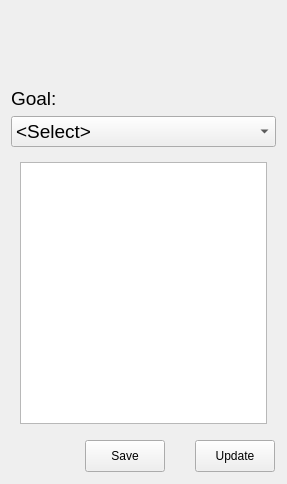
<?xml version="1.0" encoding="UTF-8"?>
<ui version="4.0">
 <class>utilities</class>
 <widget class="QWidget" name="utilities">
  <property name="geometry">
   <rect>
    <x>0</x>
    <y>0</y>
    <width>287</width>
    <height>484</height>
   </rect>
  </property>
  <property name="windowTitle">
   <string>Form</string>
  </property>
  <layout class="QVBoxLayout" name="utilitiesLayout">
   <item>
    <widget class="QLabel" name="utilityPlot">
     <property name="minimumSize">
      <size>
       <width>0</width>
       <height>70</height>
      </size>
     </property>
     <property name="maximumSize">
      <size>
       <width>300</width>
       <height>16777215</height>
      </size>
     </property>
     <property name="text">
      <string/>
     </property>
     <property name="scaledContents">
      <bool>true</bool>
     </property>
     <property name="buddy">
      <cstring>updateButton</cstring>
     </property>
    </widget>
   </item>
   <item>
    <widget class="QLabel" name="goalLabel">
     <property name="font">
      <font>
       <pointsize>14</pointsize>
      </font>
     </property>
     <property name="text">
      <string>Goal:</string>
     </property>
     <property name="buddy">
      <cstring>goalList</cstring>
     </property>
    </widget>
   </item>
   <item>
    <widget class="QComboBox" name="goalList">
     <property name="font">
      <font>
       <pointsize>14</pointsize>
      </font>
     </property>
     <item>
      <property name="text">
       <string>&lt;Select&gt;</string>
      </property>
     </item>
     <item>
      <property name="text">
       <string>Detect</string>
      </property>
     </item>
     <item>
      <property name="text">
       <string>Map</string>
      </property>
     </item>
     <item>
      <property name="text">
       <string>Navigate</string>
      </property>
     </item>
     <item>
      <property name="text">
       <string>Review status</string>
      </property>
     </item>
     <item>
      <property name="text">
       <string>Inspect current site</string>
      </property>
     </item>
     <item>
      <property name="text">
       <string>Explore</string>
      </property>
     </item>
    </widget>
   </item>
   <item>
    <widget class="QStackedWidget" name="tables">
     <property name="locale">
      <locale language="English" country="UnitedStates"/>
     </property>
     <property name="currentIndex">
      <number>6</number>
     </property>
     <widget class="QWidget" name="select">
      <layout class="QVBoxLayout" name="verticalLayout">
       <property name="margin">
        <number>1</number>
       </property>
      </layout>
     </widget>
     <widget class="QWidget" name="detect">
      <layout class="QVBoxLayout" name="verticalLayout_2">
       <property name="spacing">
        <number>0</number>
       </property>
       <property name="margin">
        <number>1</number>
       </property>
       <item>
        <widget class="QTableView" name="detectTable"/>
       </item>
      </layout>
     </widget>
     <widget class="QWidget" name="mapping">
      <layout class="QVBoxLayout" name="verticalLayout_3">
       <property name="spacing">
        <number>0</number>
       </property>
       <property name="margin">
        <number>1</number>
       </property>
       <item>
        <widget class="QTableView" name="mappingTable"/>
       </item>
      </layout>
     </widget>
     <widget class="QWidget" name="navigate">
      <layout class="QVBoxLayout" name="verticalLayout_4">
       <item>
        <widget class="QTableView" name="navigateTable"/>
       </item>
      </layout>
     </widget>
     <widget class="QWidget" name="review">
      <layout class="QVBoxLayout" name="verticalLayout_5">
       <item>
        <widget class="QTableView" name="reviewTable"/>
       </item>
      </layout>
     </widget>
     <widget class="QWidget" name="inspect">
      <layout class="QVBoxLayout" name="verticalLayout_6">
       <item>
        <widget class="QTableView" name="inspectTable"/>
       </item>
      </layout>
     </widget>
     <widget class="QWidget" name="explore">
      <layout class="QVBoxLayout" name="verticalLayout_7">
       <item>
        <widget class="QTableView" name="exploreTable"/>
       </item>
      </layout>
     </widget>
    </widget>
   </item>
   <item>
    <layout class="QHBoxLayout" name="updateLayout">
     <property name="spacing">
      <number>0</number>
     </property>
     <property name="margin">
      <number>1</number>
     </property>
     <item>
      <spacer name="horizontalSpacer">
       <property name="orientation">
        <enum>Qt::Horizontal</enum>
       </property>
       <property name="sizeHint" stdset="0">
        <size>
         <width>40</width>
         <height>20</height>
        </size>
       </property>
      </spacer>
     </item>
     <item>
      <widget class="QPushButton" name="saveButton">
       <property name="minimumSize">
        <size>
         <width>0</width>
         <height>32</height>
        </size>
       </property>
       <property name="text">
        <string>Save</string>
       </property>
      </widget>
     </item>
     <item>
      <spacer name="horizontalSpacer_2">
       <property name="orientation">
        <enum>Qt::Horizontal</enum>
       </property>
       <property name="sizeType">
        <enum>QSizePolicy::Fixed</enum>
       </property>
       <property name="sizeHint" stdset="0">
        <size>
         <width>30</width>
         <height>20</height>
        </size>
       </property>
      </spacer>
     </item>
     <item>
      <widget class="QPushButton" name="updateButton">
       <property name="minimumSize">
        <size>
         <width>0</width>
         <height>32</height>
        </size>
       </property>
       <property name="text">
        <string>Update</string>
       </property>
      </widget>
     </item>
    </layout>
   </item>
  </layout>
 </widget>
 <tabstops>
  <tabstop>goalList</tabstop>
  <tabstop>updateButton</tabstop>
 </tabstops>
 <resources/>
 <connections>
  <connection>
   <sender>updateButton</sender>
   <signal>clicked()</signal>
   <receiver>utilityPlot</receiver>
   <slot>update()</slot>
   <hints>
    <hint type="sourcelabel">
     <x>342</x>
     <y>462</y>
    </hint>
    <hint type="destinationlabel">
     <x>144</x>
     <y>49</y>
    </hint>
   </hints>
  </connection>
  <connection>
   <sender>goalList</sender>
   <signal>activated(int)</signal>
   <receiver>tables</receiver>
   <slot>setCurrentIndex(int)</slot>
   <hints>
    <hint type="sourcelabel">
     <x>208</x>
     <y>121</y>
    </hint>
    <hint type="destinationlabel">
     <x>208</x>
     <y>285</y>
    </hint>
   </hints>
  </connection>
 </connections>
</ui>
